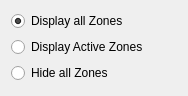
<?xml version="1.0" encoding="UTF-8"?>
<ui version="4.0">
 <class>pal::ZOIInventoryPanel</class>
 <widget class="QWidget" name="pal::ZOIInventoryPanel">
  <property name="geometry">
   <rect>
    <x>0</x>
    <y>0</y>
    <width>188</width>
    <height>96</height>
   </rect>
  </property>
  <property name="windowTitle">
   <string>Form</string>
  </property>
  <layout class="QVBoxLayout" name="verticalLayout">
   <item>
    <widget class="QRadioButton" name="allZones">
     <property name="focusPolicy">
      <enum>Qt::NoFocus</enum>
     </property>
     <property name="text">
      <string>Display all Zones</string>
     </property>
     <property name="checked">
      <bool>true</bool>
     </property>
    </widget>
   </item>
   <item>
    <widget class="QRadioButton" name="activeZones">
     <property name="focusPolicy">
      <enum>Qt::NoFocus</enum>
     </property>
     <property name="text">
      <string>Display Active Zones</string>
     </property>
    </widget>
   </item>
   <item>
    <widget class="QRadioButton" name="hideZones">
     <property name="focusPolicy">
      <enum>Qt::NoFocus</enum>
     </property>
     <property name="text">
      <string>Hide all Zones</string>
     </property>
    </widget>
   </item>
  </layout>
 </widget>
 <resources/>
 <connections/>
</ui>
